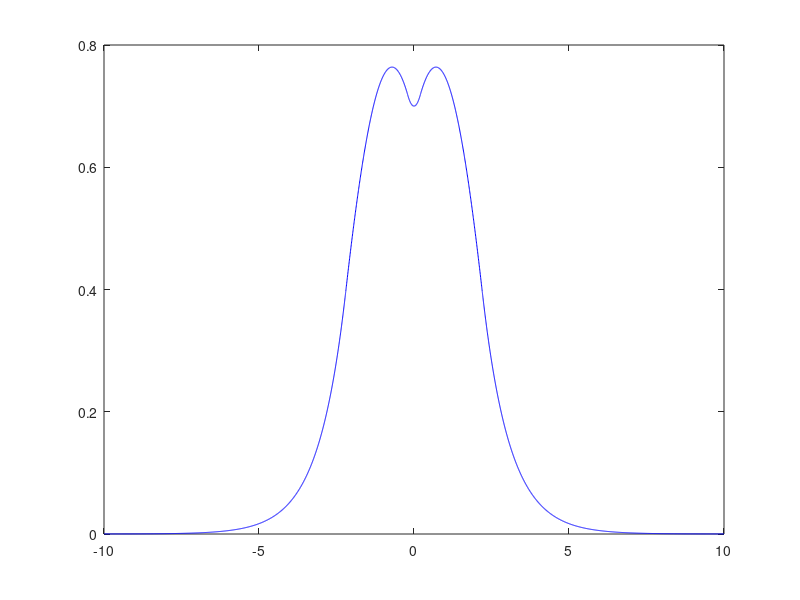

Write the MATLAB code that produced this figure.
% Adjust the value of e here
e = -0.7293641;

init = [0.7, 0]; % Initial conditions psi(u=0), psi'(u=0)
uMax = 10; % Maximum value of u to solve for
uReport = uMax; % Value of u to report psi at


% POTENTIAL
% Call this function as f(u)
% f(u) = 0 for abs(u) < gamma
% f(u) = -1 for gamma < abs(u) < 2 + gamma
% f(u) = 0 for abs(u) > 2 + gamma
function potential = f(u)
    gamma = 0.2;
    u1 = (abs(u) < gamma);    % |u| < gamma
    u2 = (abs(u) >= gamma & abs(u) <= 2 + gamma);    % in between
    u3 = (abs(u) > 2 + gamma);    % |u| > 2 + gamma
    potential(u1) = 0;
    potential(u2) = -1;
    potential(u3) = 0;
end


% ODE Definition - code your ODE here!!!
function derivatives = ourderivatives(u,psi,e)
    % psi(1) = psi(u), psi(2) = psi'(u)
    % derivatives = [psi'(u); psi''(u)]
    derivatives = [psi(2); 1.7403 * (f(u) - e) * psi(1)];
end


% ODE SOLVER
opts = odeset('RelTol',1e-12,'AbsTol',1e-12); % Accuracy
[u,soln] = ode45(@ourderivatives, [0 uMax], init, opts, e); % Solve the ODE

% PROBLEM OUTPUT
texte=num2str(e,12);
result=interp1(u,soln(:,1), uReport);
disp(['For e = ',texte,', psi(',num2str(uReport),') = ',num2str(result)])
% Plot the solution, using its evenness to extend to negative u
plot(u,soln(:,1),'b',-u,soln(:,1),'b');

% p(1).Parent.FontSize = 16;
% axis([-uMax uMax -0.2 1.3])
% xlabel('u');
% ylabel('\psi(u)');
% title(['Wavefunction when e = ',texte]);

pause
